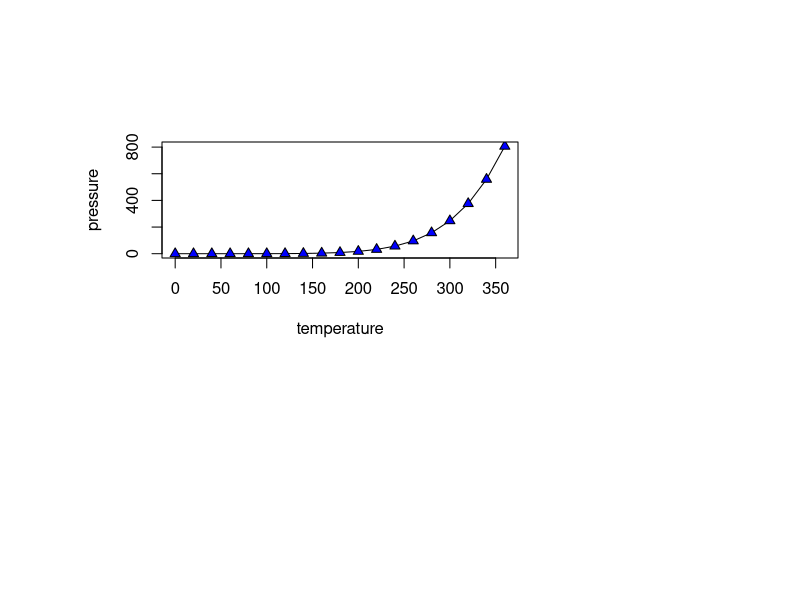
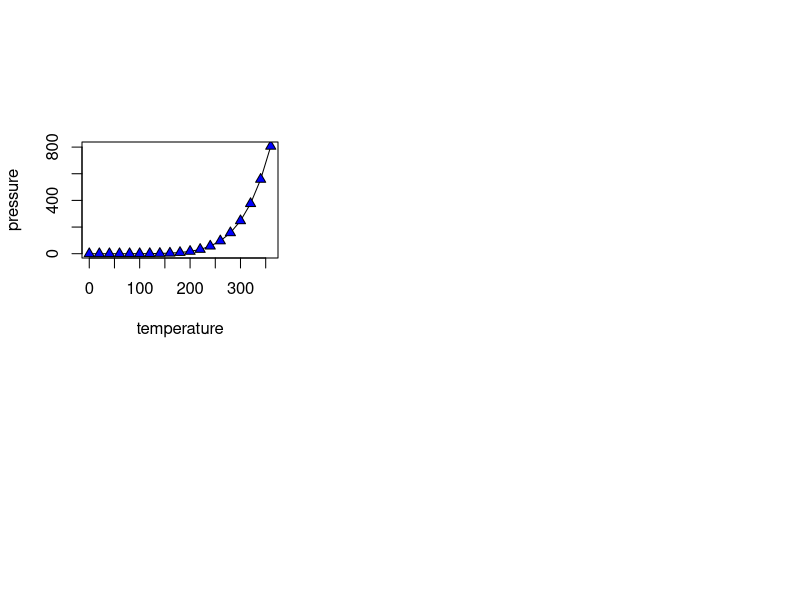
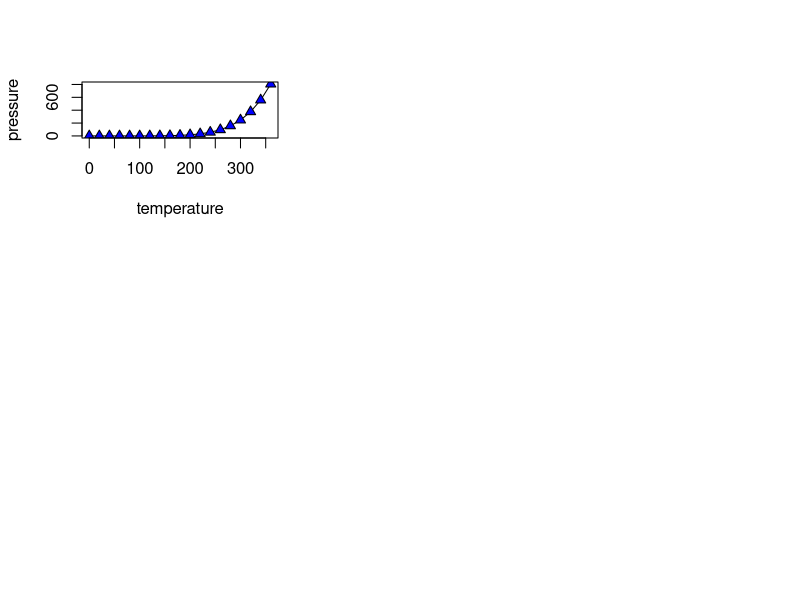
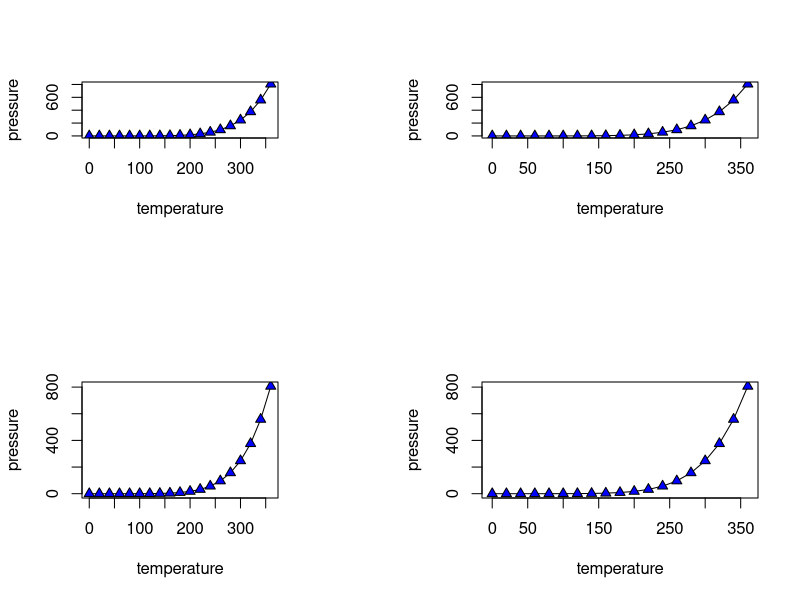

Write the R code that produced these figures, in order.
# plotting regions, i.e., where do the plots appears in the plotting window?

# we use the omd parameter to adjust this
# the omd parameter takes 4 values (stored in a vector),
# namely x1, x2, y1, y2

# examples:
par(omd=c(.1,.7,.4,.9))
plot(pressure, pch=24, type="o", bg="blue")

par(omd=c(0,.4,.4,.9))
plot(pressure, pch=24, type="o", bg="blue")

par(omd=c(0,.4,.6,1))
plot(pressure, pch=24, type="o", bg="blue")

par(omd=c(0,.4,0,.5))
plot(pressure, pch=24, type="o", bg="blue")

# notice every time, the previous output is erased,
# when a new plot is drawn

# we can adjust this behavior with the new parameter
# by default, new is set to FALSE
# but if we change new to TRUE, then the old plots are retained
# when we make a new plot

par(new=TRUE)

par(omd=c(0,.4,.6,1))
plot(pressure, pch=24, type="o", bg="blue")

par(new=TRUE)

par(omd=c(.5,1,.6,1))
plot(pressure, pch=24, type="o", bg="blue")

par(new=TRUE)

par(omd=c(.5,1,0,.5))
plot(pressure, pch=24, type="o", bg="blue")

# some other parameters for plotting regions:

#Outer margins: NONE by default
#oma is a vector of four values, bottom, left, top, right, given in lines of text
#omi is a vector of four values, bottom, left, top, right, given in inches
#omd is a vector of four values, x1, x2, y1, y2, of values for the region of outer margins,
#    in normalized form (see examples above), i.e., using values from 0 to 1

#Figure regions
#fig is a vector of four values, x1, x2, y1, y2, of values for the figure region margins,
#   in normalized form i.e., using values from 0 to 1
#fin is a vector of two values, width and height, of values for the figure region margins
#   in inches. The figure region will be centered within the inner region, so
#   only the size (not the placement) is given

#Figure margins
#mar is a vector of four values, bottom, left, top, right, given in lines of text;
#    the default is mar = c(5,4,4,2) + 0.1
#mai is a vector of four values, bottom, left, top, right, given in inches
#mex is used to specify the size of the lines for the mar parameter

#Plot regions
#The plot region is usually calculated from the figure region minus the figure margins
#plt is a vector of four values, bottom, left, top, right, given in inches
#pin is a vector of two values, width and height, of values for the plot region in inches
#pty is "m" by default, so the plot region is all of the figure region
#    minus the figure margins, but we can set it to "s" so that the plot region
#    must be square but otherwise as large as possible.



